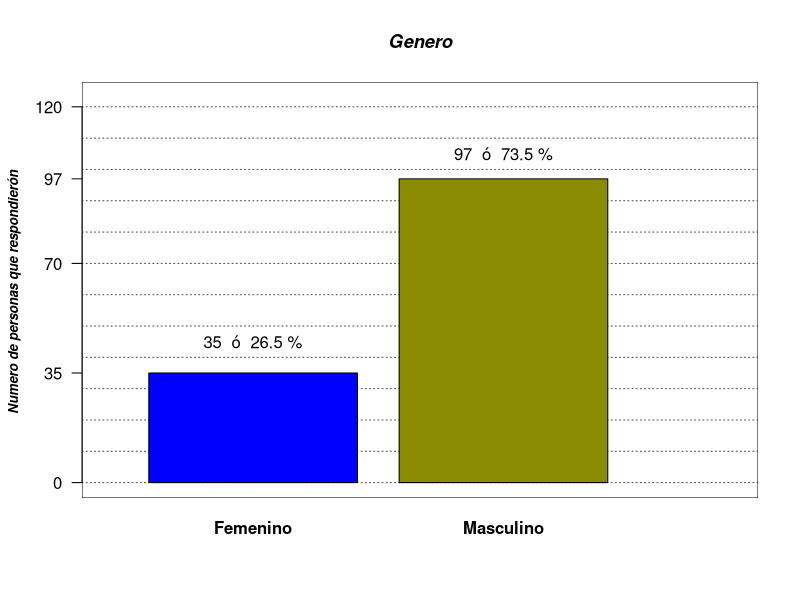

Write the R code that produced this figure.
## ---- chunk 1
knitr::opts_chunk$set(echo = FALSE,
                      message = FALSE,
                      warning = FALSE)
## ---- chunk 2
encuesta <- read.csv2("Encuesta_habitos_dep.csv", 
                       encoding = "UTF-8",
                       dec = ".")
## ---- chunk 3
#primera variable
par(bg="white")
plot(seq(0,3, length.out = 123), seq(0,123, length.out = 123), type="n",
     main   = "Genero",
     
     font.main = 4,
     font.lab  = 4,
     cex.main  = 1.1,
     cex.lab   = 0.8,
     cex.sub   = 0.8,
     axes      = FALSE,
     xlab      = " ",
     ylab      = "Numero de personas que respondierón ",
     
     )

rect(par("usr")[1],par("usr")[3],par("usr")[2],par("usr")[4],col="white")

abline(h   = seq(0,123,10), 
       col = rep("grey30",17), 
       lty = 3,
       
       )

#guardar los datos de la columna en una tabla
tabla1 <- table(encuesta$genero)

#mostramos con barplot la tabla1
grafica1 <- barplot(tabla1,
                col       = c("blue", "yellow4"),
                font.axis = 2,
                axes      = FALSE,
                add       = TRUE
                )
axis(2, at = c(0,35,70,97,120),las = 1)

text(grafica1,
     c(45,105),
     labels = paste(tabla1," ó ",round((tabla1/sum(tabla1)*100),1),"%")
     )
